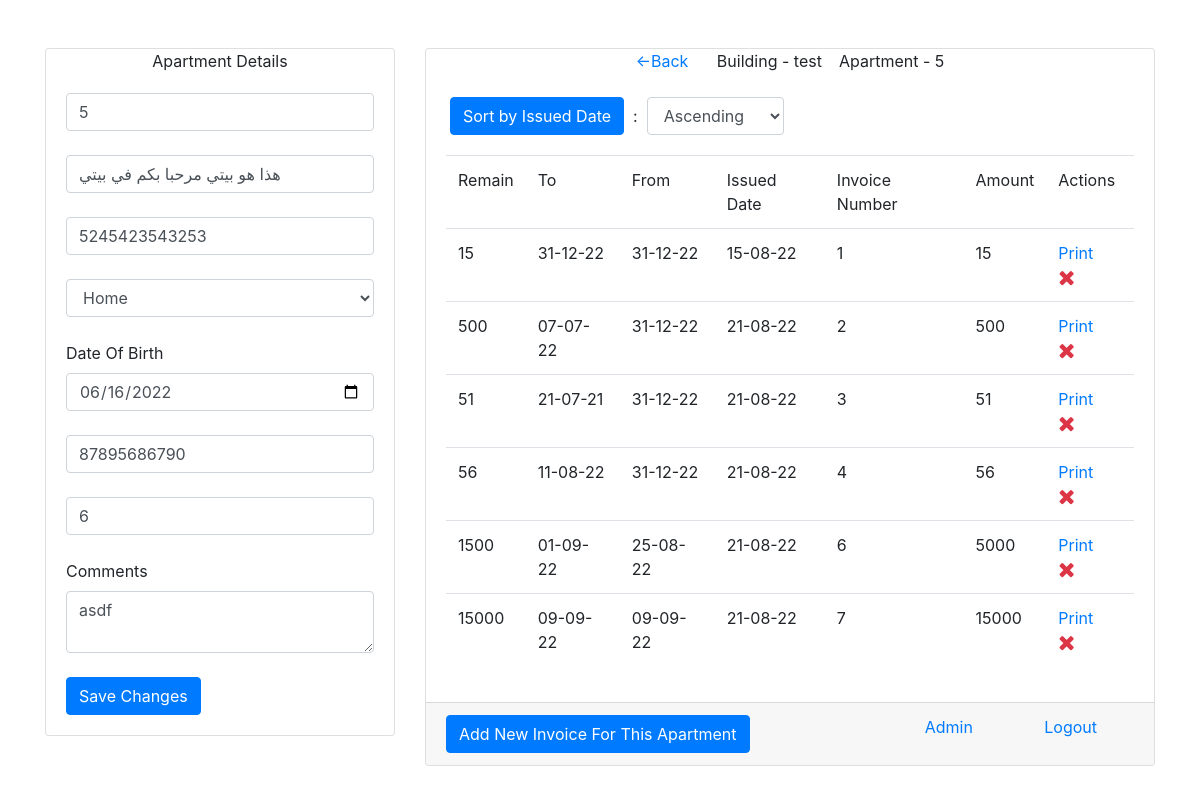
The page /invoices/2 (signed in) on the database as committed earlier.
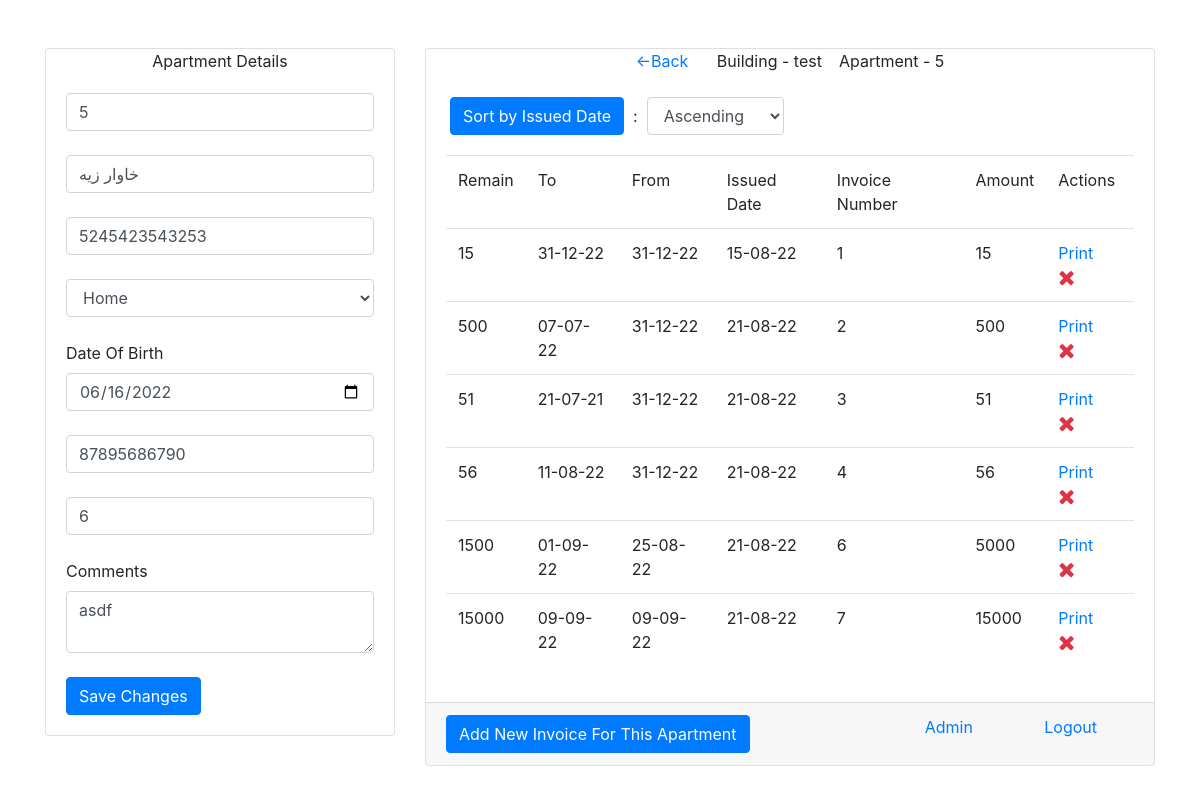
The same page on the database as committed later.
### app/models.py (models this page shows, shortened)
class apartment(models.Model):
    aprt_number = models.CharField(max_length=50,null=True,blank=True)
    name = models.CharField(max_length=300,null=True,blank=True)
    phone_nmber = models.CharField(max_length=50,null=True,blank=True)
    type_of = models.CharField(max_length=300,null=True,blank=True)
    dob = models.DateField(null=True,blank=True)
    contract_number = models.CharField(max_length=300,null=True,blank=True)
    elect_number = models.CharField(max_length=300,null=True,blank=True)
    note = models.TextField(max_length=2000,null=True,blank=True)
    building = models.ForeignKey(building,on_delete=models.CASCADE)

class building(models.Model):
    name = models.CharField(max_length=300,null=True,blank=True)
    owner = models.ForeignKey(invoice_owner,on_delete=models.SET_NULL,null=True,blank=True)

class invoice(models.Model):
    user = models.ForeignKey(User,on_delete=models.SET_NULL,null=True,blank=True)
    apartment = models.ForeignKey(apartment,on_delete=models.CASCADE)
    amount = models.IntegerField(default=0)
    payment_method = models.CharField(max_length=100,null=True,blank=True)
    bank_of_transfer = models.CharField(max_length=300,null=True,blank=True)
    transfer_date = models.DateField(null=True,blank=True)
    from_date = models.DateField(null=True,blank=True)
    to_date = models.DateField(null=True,blank=True)
    today_date = models.DateField(auto_now_add=True)
    remaining_amount = models.IntegerField(default=0)
    note = models.TextField(max_length=2000,null=True,blank=True)

### app/views.py (the view)
# urls.py: path("invoices/<int:id>",views.invoices,name="invoices"),
@login_required(login_url='/')
def invoices(request,id):
    if id:
        template = "apartments_invoice.html"
        context = {}
        aobj = apartment.objects.get(pk=id)
        if request.method == "POST" and request.POST['asc_desc'] in ("0","1"):
            context["order"] = request.POST['asc_desc']
            if request.POST["asc_desc"] == "0":
                objs = invoice.objects.filter(apartment=aobj).order_by("today_date")
            else:
                objs = invoice.objects.filter(apartment=aobj).order_by("-today_date")
        else:
            objs = invoice.objects.filter(apartment=aobj)
        context['aobj'] = aobj
        context['date_dis'] = aobj.dob.strftime("%Y-%m-%d")
        context['objs'] = objs
        return render(request,template,context)
    else:
        return redirect('/home')

### templates/apartments_invoice.html (shortened to what this page needs)
<!DOCTYPE html>
    <html lang="en">
        <head>
            <link rel="stylesheet" href="https://maxcdn.bootstrapcdn.com/bootstrap/4.4.1/css/bootstrap.min.css">
            <link rel="stylesheet" href="https://cdnjs.cloudflare.com/ajax/libs/font-awesome/4.7.0/css/font-awesome.min.css">
        </head>
        <body>
            <br><br>
            <div class="container">
                <div class="row justify-content-center">
                    <div class="col-lg-4">
                        <div class="card">
                            <div class="card-head text-center">
                                Apartment Details
                            </div>
                            <div class="card-body">
                                <form method="post" action="{% url 'edit-apartment-form' aobj.id %}">{% csrf_token %}
                                    <input type="number" class="form-control" required name="num" placeholder="Enter The Apartment Number" value="{{aobj.aprt_number}}"><br>
                                    <input type="text" class="form-control" required name="name" placeholder="Enter The Name Of Apartment" value="{{aobj.name}}"><br>
                                    <input type="number" class="form-control" required name="phone" placeholder="Enter Phone Number" value="{{aobj.phone_nmber}}"><br>
                                    <select class="form-control" required name="type_of">
                                        <option {% if aobj.type_of == 'Home' %}selected{% endif %} >Home</option>
                                    </select><br>
                                    <label>Date Of Birth</label><br>
                                    <input type="date" class="form-control" required name="dob" placeholder="Enter Date Of Birth" value="{{date_dis}}"><br>
                                    <input type="number" class="form-control" required name="cnum" placeholder="Enter Contract Number" value="{{aobj.contract_number}}"><br>
                                    <input type="number" class="form-control" required name="enum" placeholder="Enter Elect Number" value="{{aobj.elect_number}}"><br>
                                    <label>Comments</label>
                                    <textarea class="form-control" required name="note">{{aobj.note}} </textarea><br>
                                    <button class="btn btn-primary text-center" type="submit">
                                        Save Changes
                                    </button>
                                </form>
                            </div>
                        </div>
                    </div>
                    <div class="col-lg-8">
                        <div class="card">
                            <div class="card-head text-center">
                                <a href="{% url 'apartments' aobj.building.id %}"><-Back</a>&ensp;&ensp;&ensp; Building - {{aobj.building.name}} &ensp; Apartment - {{aobj.aprt_number}}<br><br>
                                <div class="form-inline">
                                    &ensp;&ensp;&ensp;<button class="btn btn-primary" form="sort-form" onclick="this.form.submit();">
                                        Sort by Issued Date
                                    </button>&nbsp; : &nbsp;
                                    <select class="form-control" form="sort-form" name="asc_desc">
                                        <option value="0" {% if order == '0' %}selected{% endif %} >Ascending</option>
                                    </select>
                                </div>
                            </div>
                            <div class="card-body">
                                {% if objs %}
                                    <table class="table">
                                        <tr>
                                            <td>Remain</td>
                                            <td>To</td>
                                            <td>From</td>
                                            <td>Issued Date</td>
                                            <td>Invoice Number</td>
                                            <td>Amount</td>
                                            <td>Actions</td>
                                        </tr>
                                        {% for i in objs %}
                                            <tr>
                                                <td>{{i.remaining_amount}}</td>
                                                <td>{{i.to_date | date:'d-m-y'}}</td>
                                                <td>{{i.from_date | date:'d-m-y'}}</td>
                                                <td>{{i.today_date | date:'d-m-y'}}</td>
                                                <td>{{i.id}}</td>
                                                <td>{{i.amount}}</td>
                                                <td><a href="{% url 'print-invoice' i.id %}" target="_blank">Print</a>&ensp; {% if request.user.is_superuser %}
                                                    <a href="{% url 'delete-invoice' i.id %}" title="Delete"><span class="fa text-danger fa-lg fa-remove"></span></a>
                                                {% endif %}</td>
                                            </tr>
                                        {% endfor %}
                                    </table>
                                {% else %}
                                    <a>This Apartments Has No Invoices Right Now.</a>
                                {% endif %}
                            </div>
                            <div class="card-footer">
                                <div class="row justify-content-around">
                                    <div class="col-lg-8">
                                        <button class="btn btn-primary" type="button" onclick="window.location.href='/new-invoice-form/{{aobj.id}}'">
                                            Add New Invoice For This Apartment
                                        </button>
                                    </div>
                                    {% if request.user.is_superuser %}
                                        <div class="col-lg-2">
                                            <a href="/admin">
                                                Admin
                                            </a>
                                        </div>
                                    {% endif %}
                                    <div class="col-lg-2">
                                        <a href="{% url 'logout' %}">
                                            Logout
                                        </a>
                                    </div>
                                </div>
                            </div>
                        </div>
                    </div>
                </div>
            </div>
        </body>
    </html>

Rows that differ between the two databases and show on the page:
changed apartment "Home": name "هذا هو بيتي مرحبا بكم في بيتي" → "خاوار زيه"
